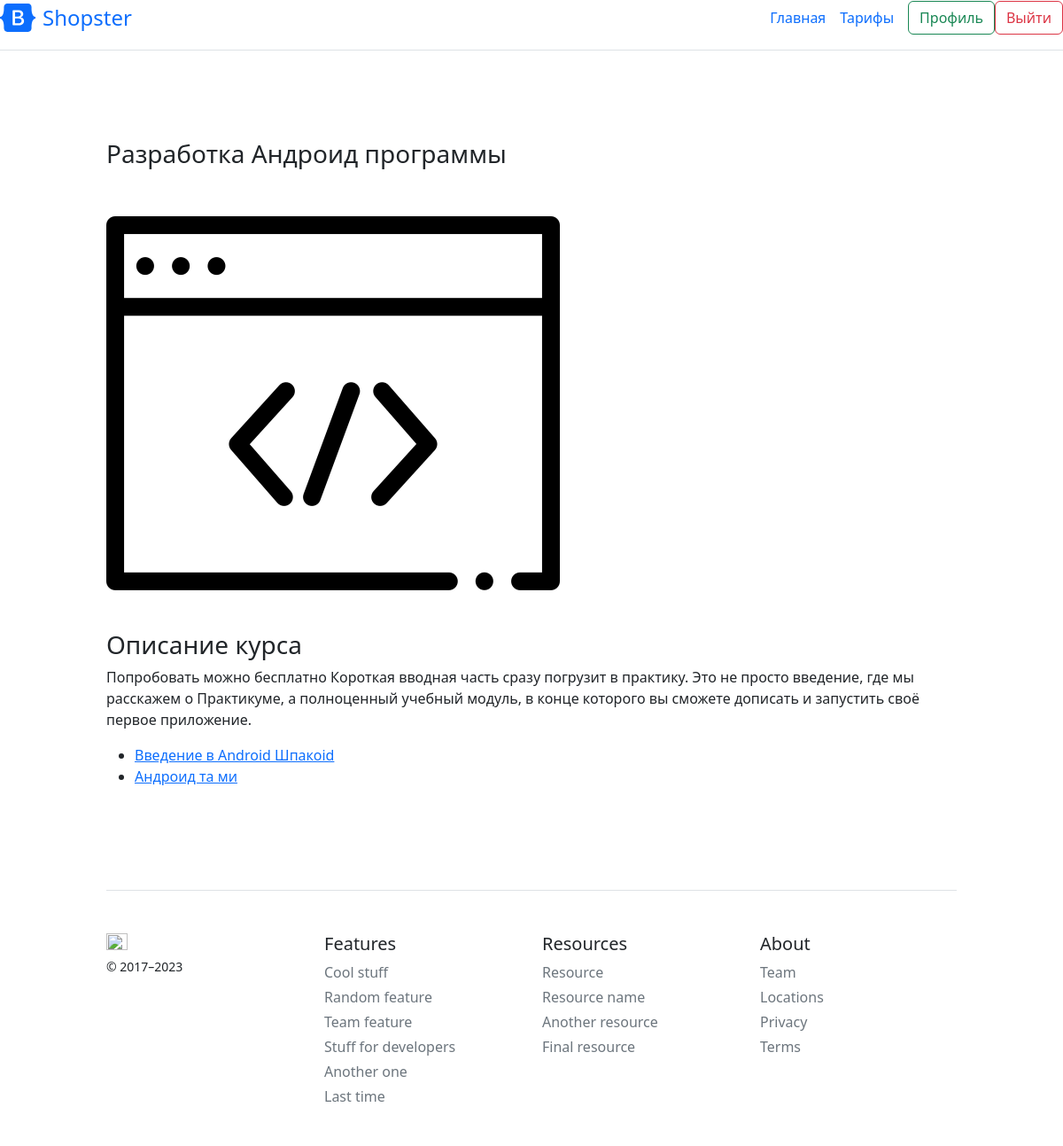
Screenshot of /course/android (signed in) with the database file from the repository.
### courses/models.py (models this page shows, shortened)
class Course(models.Model):
    slug = models.SlugField(
        default='default-slug')  # полное название url к определенному курсу- поле отвечает только за url
    title = models.CharField(max_length=120)
    description = models.TextField()  # без ограничения на длину текса для описания курса
    img = models.ImageField(default='default.png', upload_to='course_images')
    free = models.BooleanField(default=True) #платность курса выставляет галочку
    def __str__(self):  # при выводе обекта этого класа будет выведелено его title
        return self.title

class Lesson(models.Model):
    slug = models.SlugField(default='default-slug') #Для создания своего url
    title = models.CharField(max_length=120)
    description = models.TextField()
    course = models.ForeignKey(Course, on_delete=models.SET_NULL, null=True) #как бы ссылка на запись в Course . delete - чтоб при удалении поле обнулялось
    number = models.IntegerField()
    video_url = models.CharField(max_length=100)
    def get_absolute_url(self):
        return reverse('lesson-detail', kwargs={
            'slug': self.course.slug, 'lesson_slug':self.slug})  #

### courses/views.py (the view)
# urls.py: path('course/<slug>', views.CourseDetailPage.as_view(), name='course-detail'),
class CourseDetailPage(DetailView):
    model = Course  # какая таблица используеться
    template_name = 'courses/course-detail.html'  # какой шаблон используеться
    def get_context_data(self, *, object_list=None, **kwargs):  # для передачи данных в сам шаблон
        ctx = super(CourseDetailPage, self).get_context_data(**kwargs)  # обращеие к ListView
        ctx['title'] = Course.objects.filter(
            slug=self.kwargs[
                'slug']).first()  # перебрать все обьекты в этой модели с фильтром значения slug как и в url адресе. first - один обьект выбираем
        ctx['lessons'] = Lesson.objects.filter(course=ctx[
            'title']).order_by(
            'number')  # название курса соответствует полю курс- вибрать все уроки курса название которого соответствуют странице на который мы сейчсас
        return ctx

### courses/templates/courses/course-detail.html
{% extends 'courses/main-layout.html' %}
{% load crispy_forms_tags %}
{% block main_section %}
<div class="main-block">
    <div class="one-course">
        <h3>{{ object.title }}</h3>
        {% if object.img %}
        <img src="{{ object.img.url }}" alt="{{ object.title }}">
        {% else %}
        <img src="/pictures/default.png" alt="{{ object.title }}">
        {% endif %}
    </div>
    <div class="aside-course">
        <h3>Описание курса</h3>
        <p>{{ object.description }}</p>
        {% if object.free == True %}
        <ul>
            {% for lesson in lessons %}
            <li><a href="{{ lesson.get_absolute_url }}">{{ lesson.title }}</a></li>
            {% endfor %}
        </ul>
        {% else %}
        {% if not user.is_authenticated %}
        <p><a href="{% url 'reg' %}">Зарегистрируйтесь</a> на сайте и купите подписку чтоб просмотреть этот курс</p>
        {% else %}
        {% if user.profile.account_type == "Полный пакет" %}
        <ul>
            {% for lesson in lessons %}
            <li><a href="{{ lesson.get_absolute_url }}">{{ lesson.title }}</a></li>
            {% endfor %}
        </ul>
        {% else %}
        <p>Необходимо купить <a href="{% url 'tarrifs' %}">подписку</a> на сайте чтоб просмотреть этот курс</p>
        {% endif %}
        {% endif %}
        {% endif %}
    </div>
</div>
{% endblock %}

### courses/static/courses/main.css (style rules this page uses)
body { background: #fafafa; }
.courses, .main-block { display: flex; justify-content: space-between; flex-wrap: wrap; align-items: center; width: 80%; margin: 100px 10%; }
.main-block { justify-content: flex-start; align-items: flex-start; }
.one-course { margin-right: 100px; }

### rows the page displays
Course: title "Разработка Андроид программы", img (picture), description "Попробовать можно бесплатно Короткая вводная часть сразу погрузит в практику. Это не просто введение, где мы расскажем о Практикуме, а полноценный учебный модуль, в конце которого вы сможете дописать и запустить своё первое приложение."
Lesson: title "Введение в Android Шпакоid"
Lesson: title "Андроид та ми"
